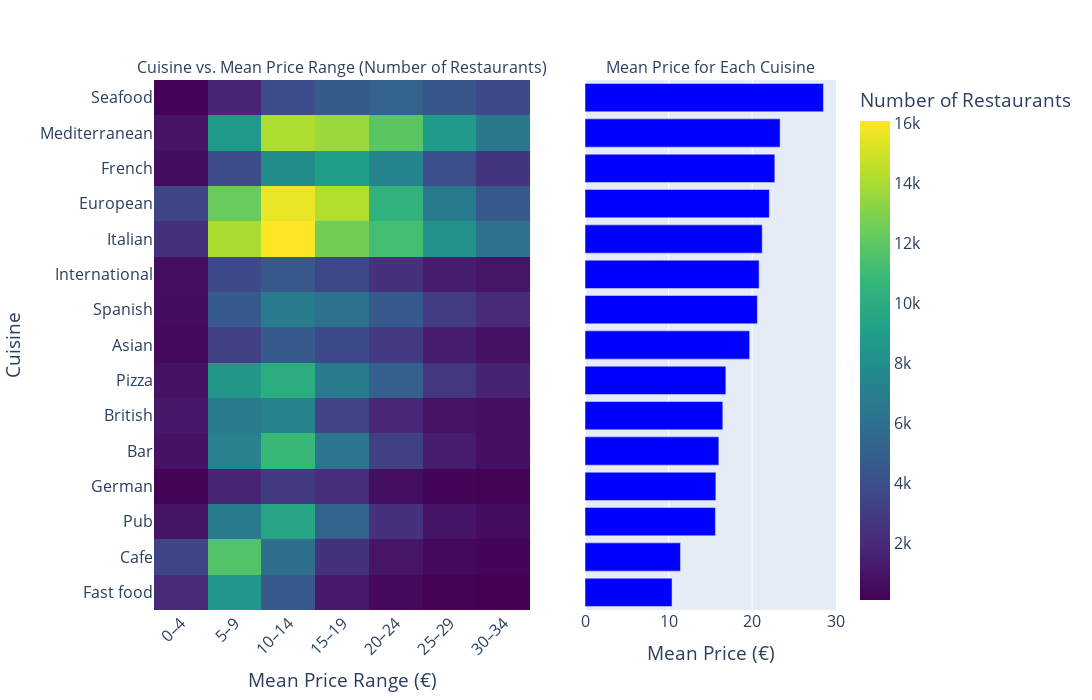

The notebook cell this image was saved under:
### Code cell
import plotly.graph_objects as go
from plotly.subplots import make_subplots

# --- Heatmap and Barplot data ---
df_exploded = df.copy()
df_exploded["cuisines"] = df_exploded["cuisines"].str.split(", ")
df_exploded = df_exploded.explode("cuisines")
bins = range(0, 36, 5)
df_exploded["mean_price_bin"] = pd.cut(df_exploded["mean_price"], bins=bins, right=False)
top_cuisines = df_exploded["cuisines"].value_counts().head(15).index
df_heatmap = df_exploded[df_exploded["cuisines"].isin(top_cuisines)]

# Calculate mean price for each cuisine and sort
cuisine_mean_price = df_heatmap.groupby("cuisines")["mean_price"].mean().reset_index()
cuisine_mean_price = cuisine_mean_price.sort_values("mean_price", ascending=True)
ordered_cuisines = cuisine_mean_price["cuisines"]

# Prepare heatmap data with sorted cuisines
heatmap_data = df_heatmap.groupby(["cuisines", "mean_price_bin"]).size().reset_index(name="count")
heatmap_pivot = heatmap_data.pivot(index="cuisines", columns="mean_price_bin", values="count").fillna(0)
heatmap_pivot = heatmap_pivot.loc[ordered_cuisines]  # reorder index

heatmap_x = [f"{interval.left:.0f}–{interval.right-1:.0f}" for interval in heatmap_pivot.columns]
heatmap_y = heatmap_pivot.index
heatmap_z = heatmap_pivot.values

# Barplot data (already sorted)
bar_x = cuisine_mean_price["mean_price"]
bar_y = cuisine_mean_price["cuisines"]

# --- Create subplots ---
fig = make_subplots(
    rows=1, cols=2,
    column_widths=[0.6, 0.4],
    subplot_titles=("Cuisine vs. Mean Price Range (Number of Restaurants)", "Mean Price for Each Cuisine"),
    horizontal_spacing=0.08
)

# Heatmap (left)
fig.add_trace(
    go.Heatmap(
        z=heatmap_z,
        x=heatmap_x,
        y=heatmap_y,
        colorscale="Viridis",
        colorbar=dict(title="Number of Restaurants"),
        hovertemplate="Cuisine: %{y}<br>Price: %{x}<br>Count: %{z}<extra></extra>",
    ),
    row=1, col=1
)

# Bar chart (right)
fig.add_trace(
    go.Bar(
        x=bar_x,
        y=bar_y,
        orientation="h",
        marker_color="blue",
        showlegend=False
    ),
    row=1, col=2
)

# Layout
fig.update_xaxes(title_text="Mean Price Range (€)", row=1, col=1, tickangle=-45)
fig.update_yaxes(title_text="Cuisine", row=1, col=1)
fig.update_xaxes(title_text="Mean Price (€)", row=1, col=2)
fig.update_yaxes(showticklabels=False, row=1, col=2)

fig.update_layout(
    font=dict(size=16),
    title_font=dict(size=22),
    height=700,
    width=1200,
    margin=dict(t=80),
)
fig.show()

### Figure 1 — Plotly figure (JSON) as saved in the notebook; plotly's stock layout.template omitted (floating-point values rounded to 4 significant figures)
{"data": [{"colorbar": {"title": {"text": "Number of Restaurants"}}, "colorscale": [[0, "#440154"], [0.1111, "#482878"], [0.2222, "#3e4989"], [0.3333, "#31688e"], [0.4444, "#26828e"], [0.5556, "#1f9e89"], [0.6667, "#35b779"], [0.7778, "#6ece58"], [0.8889, "#b5de2b"], [1, "#fde725"]], "hovertemplate": "Cuisine: %{y}<br>Price: %{x}<br>Count: %{z}<extra></extra>", "type": "heatmap", "x": ["0–4", "5–9", "10–14", "15–19", "20–24", "25–29", "30–34"], "xaxis": "x", "y": ["Fast food", "Cafe", "Pub", "German", "Bar", "British", "Pizza", "Asian", "Spanish", "International", "Italian", "European", "French", "Mediterranean", "Seafood"], "yaxis": "y", "z": [[1963, 8479, 4564, 1165, 412, 154, 94], [3401, 11657, 5898, 2405, 994, 469, 276], [951, 6644, 9535, 5097, 2349, 969, 572], [264, 1709, 2867, 2124, 725, 281, 154], [882, 7118, 10840, 6307, 3210, 1338, 741], [1143, 6805, 7208, 3363, 1829, 930, 721], [875, 8535, 10058, 6633, 4906, 2740, 1624], [421, 3186, 4622, 3733, 2885, 1396, 889], [639, 4621, 6707, 6021, 4623, 3002, 2032], [686, 3622, 4436, 3579, 2335, 1341, 994], [2380, 14050, 16089, 12586, 11187, 8328, 6103], [3445, 12334, 15600, 14203, 10436, 6677, 4424], [661, 3833, 7894, 8977, 7303, 4045, 2519], [935, 8606, 14159, 13630, 11922, 8737, 6448], [177, 1716, 3846, 4758, 5099, 4369, 3642]]}, {"marker": {"color": "blue"}, "orientation": "h", "showlegend": false, "type": "bar", "x": [10.41, 11.42, 15.6, 15.65, 16.01, 16.49, 16.85, 19.7, 20.62, 20.83, 21.2, 22.06, 22.71, 23.34, 28.53], "xaxis": "x2", "y": ["Fast food", "Cafe", "Pub", "German", "Bar", "British", "Pizza", "Asian", "Spanish", "International", "Italian", "European", "French", "Mediterranean", "Seafood"], "yaxis": "y2"}], "layout": {"annotations": [{"font": {"size": 16}, "showarrow": false, "text": "Cuisine vs. Mean Price Range (Number of Restaurants)", "x": 0.276, "xanchor": "center", "xref": "paper", "y": 1, "yanchor": "bottom", "yref": "paper"}, {"font": {"size": 16}, "showarrow": false, "text": "Mean Price for Each Cuisine", "x": 0.816, "xanchor": "center", "xref": "paper", "y": 1, "yanchor": "bottom", "yref": "paper"}], "font": {"size": 16}, "height": 700, "margin": {"t": 80}, "title": {"font": {"size": 22}}, "width": 1200, "xaxis": {"anchor": "y", "domain": [0, 0.552], "tickangle": -45, "title": {"text": "Mean Price Range (€)"}}, "xaxis2": {"anchor": "y2", "domain": [0.632, 1], "title": {"text": "Mean Price (€)"}}, "yaxis": {"anchor": "x", "domain": [0, 1], "title": {"text": "Cuisine"}}, "yaxis2": {"anchor": "x2", "domain": [0, 1], "showticklabels": false}}}
